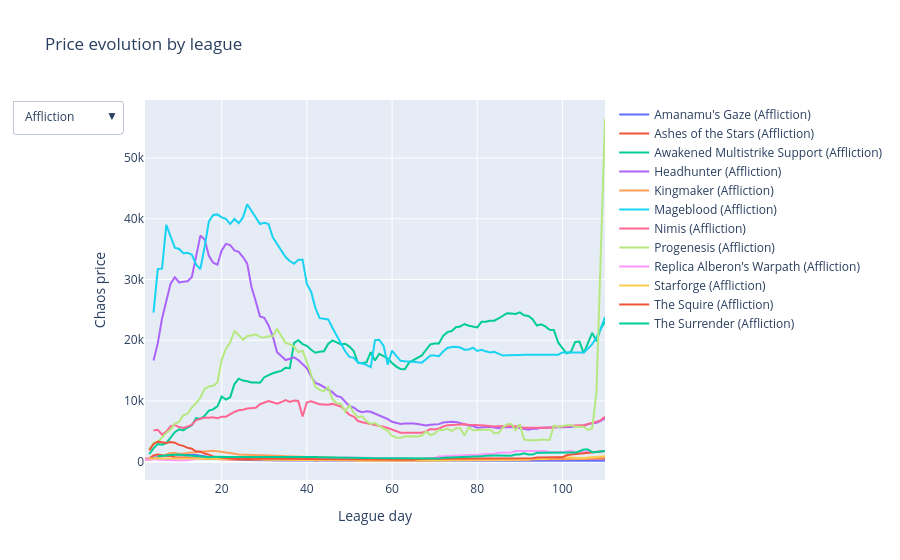

Here is the notebook cell this chart was saved with:
### Code cell
# price evolution for expensive segment 
plot_segment(selected_data, expensive_items)
